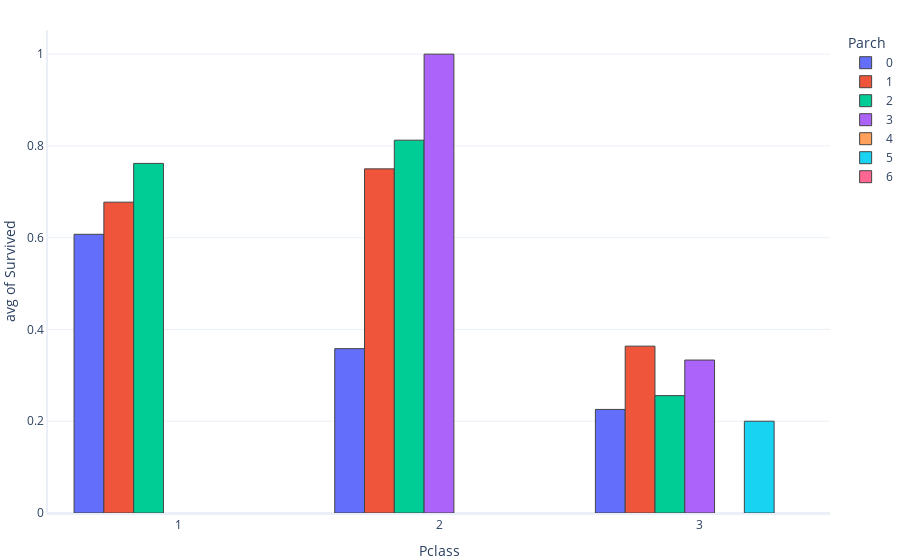

The cell this chart's notebook holds for it:
### Markdown cell above
The box and whisker plot (top) shows that at least half the people had third-class tickets - notice how the median and maximum of the plot both sit at Pclass = 3.
The histogram shows us that people in second and third class tended not to survive the wreck.
Let's look at how survival varies, depending on whether you had parents or children on the ship

### Code cell
graphing.multiple_histogram(dataset, 
                            label_x='Pclass', # group by ticket class
                            label_group="Parch", # colour by no parents or children
                            label_y='Survived', 
                            histfunc="avg")

### Figure 1 — Plotly figure (JSON) as saved in the notebook; plotly's stock layout.template omitted (floating-point values rounded to 4 significant figures; data arrays with more than 128 entries replaced by an {"elided": "..."} marker saying what was removed)
{"data": [{"histfunc": "avg", "name": "0", "type": "histogram", "x": {"elided": "678 int values"}, "y": {"elided": "678 int values"}}, {"histfunc": "avg", "name": "1", "type": "histogram", "x": [3, 3, 3, 3, 3, 1, 3, 1, 2, 1, 1, 1, 3, 2, 1, 3, 3, 1, 3, 3, 3, 3, 2, 3, 2, 3, 3, 3, 1, 3, 2, 1, 3, 1, 2, 1, 3, 3, 1, 2, 2, 1, 2, 3, 1, 1, 2, 3, 3, 1, 3, 3, 2, 3, 2, 3, 3, 2, 2, 3, 3, 3, 3, 3, 1, 2, 2, 3, 3, 2, 1, 2, 1, 1, 3, 2, 3, 2, 3, 2, 3, 2, 3, 2, 1, 2, 3, 1, 3, 1, 3, 3, 2, 1, 3, 2, 3, 2, 1, 3, 3, 2, 3, 2, 1, 3, 3, 2, 1, 2, 3, 1, 3, 1, 3, 1, 1, 2], "y": [0, 1, 0, 0, 0, 0, 1, 1, 1, 0, 0, 0, 1, 0, 0, 0, 0, 1, 0, 1, 0, 0, 1, 0, 1, 0, 0, 0, 1, 0, 1, 0, 0, 1, 1, 0, 0, 1, 1, 0, 0, 1, 1, 1, 1, 0, 1, 1, 0, 1, 0, 0, 1, 0, 1, 0, 0, 1, 1, 1, 1, 1, 0, 1, 1, 0, 1, 0, 0, 1, 1, 1, 1, 1, 0, 1, 0, 1, 1, 0, 1, 1, 0, 1, 1, 0, 0, 1, 1, 0, 0, 1, 1, 0, 0, 1, 1, 1, 1, 0, 0, 1, 1, 0, 1, 1, 0, 1, 1, 0, 0, 1, 1, 1, 1, 1, 1, 1]}, {"histfunc": "avg", "name": "2", "type": "histogram", "x": [3, 1, 2, 2, 3, 3, 3, 3, 2, 1, 3, 3, 1, 3, 3, 2, 3, 3, 3, 3, 3, 3, 3, 3, 2, 2, 3, 3, 3, 1, 1, 1, 1, 3, 1, 1, 3, 3, 1, 3, 2, 3, 1, 3, 1, 2, 2, 3, 1, 2, 3, 2, 1, 1, 3, 3, 1, 1, 3, 2, 2, 3, 3, 1, 3, 2, 1, 2, 1, 3, 3, 3, 1, 3, 3, 2, 3, 3, 3, 3], "y": [1, 0, 1, 1, 0, 0, 1, 0, 1, 1, 0, 0, 1, 0, 0, 0, 0, 0, 1, 0, 0, 1, 0, 1, 1, 1, 0, 1, 1, 0, 1, 1, 1, 0, 1, 0, 1, 0, 1, 1, 1, 0, 1, 0, 1, 0, 1, 0, 0, 1, 1, 1, 1, 1, 0, 0, 1, 1, 0, 1, 1, 0, 0, 0, 0, 0, 1, 1, 1, 0, 1, 0, 1, 0, 0, 1, 0, 0, 0, 0]}, {"histfunc": "avg", "name": "3", "type": "histogram", "x": [3, 2, 3, 2, 3], "y": [0, 1, 0, 1, 1]}, {"histfunc": "avg", "name": "4", "type": "histogram", "x": [3, 3, 1, 3], "y": [0, 0, 0, 0]}, {"histfunc": "avg", "name": "5", "type": "histogram", "x": [3, 3, 3, 3, 3], "y": [0, 1, 0, 0, 0]}, {"histfunc": "avg", "name": "6", "type": "histogram", "x": [3], "y": [0]}], "layout": {"legend": {"title": {"text": "Parch"}}, "xaxis": {"title": {"text": "Pclass"}}, "yaxis": {"title": {"text": "avg of Survived"}}}}
